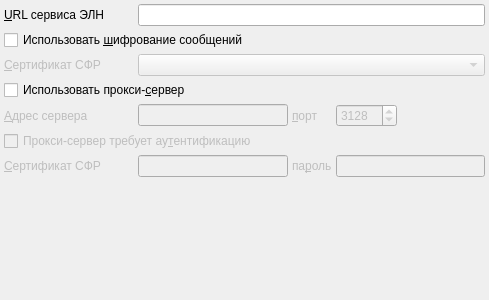
<?xml version="1.0" encoding="UTF-8"?>
<ui version="4.0">
 <class>fssPage</class>
 <widget class="QWidget" name="fssPage">
  <property name="geometry">
   <rect>
    <x>0</x>
    <y>0</y>
    <width>489</width>
    <height>300</height>
   </rect>
  </property>
  <property name="windowTitle">
   <string>Доступ к сервису СФР</string>
  </property>
  <property name="toolTip">
   <string>Настройки доступа к сервисам СФР</string>
  </property>
  <layout class="QGridLayout" name="gridLayout">
   <property name="margin">
    <number>4</number>
   </property>
   <property name="spacing">
    <number>4</number>
   </property>
   <item row="6" column="0">
    <widget class="QLabel" name="lblProxyLogin">
     <property name="enabled">
      <bool>false</bool>
     </property>
     <property name="text">
      <string>&amp;Сертификат СФР</string>
     </property>
     <property name="buddy">
      <cstring>edtProxyLogin</cstring>
     </property>
    </widget>
   </item>
   <item row="6" column="3">
    <widget class="QLineEdit" name="edtProxyPassword">
     <property name="enabled">
      <bool>false</bool>
     </property>
    </widget>
   </item>
   <item row="4" column="1">
    <widget class="QLineEdit" name="edtProxyAddress">
     <property name="enabled">
      <bool>false</bool>
     </property>
    </widget>
   </item>
   <item row="4" column="2">
    <widget class="QLabel" name="lblProxyPort">
     <property name="enabled">
      <bool>false</bool>
     </property>
     <property name="text">
      <string>&amp;порт</string>
     </property>
     <property name="buddy">
      <cstring>edtProxyPort</cstring>
     </property>
    </widget>
   </item>
   <item row="6" column="1">
    <widget class="QLineEdit" name="edtProxyLogin">
     <property name="enabled">
      <bool>false</bool>
     </property>
    </widget>
   </item>
   <item row="4" column="3">
    <widget class="QSpinBox" name="edtProxyPort">
     <property name="enabled">
      <bool>false</bool>
     </property>
     <property name="sizePolicy">
      <sizepolicy hsizetype="Maximum" vsizetype="Fixed">
       <horstretch>0</horstretch>
       <verstretch>0</verstretch>
      </sizepolicy>
     </property>
     <property name="minimum">
      <number>0</number>
     </property>
     <property name="maximum">
      <number>65535</number>
     </property>
     <property name="value">
      <number>3128</number>
     </property>
    </widget>
   </item>
   <item row="0" column="0">
    <widget class="QLabel" name="lblServiceUrl">
     <property name="sizePolicy">
      <sizepolicy hsizetype="Maximum" vsizetype="Preferred">
       <horstretch>0</horstretch>
       <verstretch>0</verstretch>
      </sizepolicy>
     </property>
     <property name="minimumSize">
      <size>
       <width>130</width>
       <height>0</height>
      </size>
     </property>
     <property name="text">
      <string>&amp;URL сервиса ЭЛН</string>
     </property>
     <property name="buddy">
      <cstring>edtServiceUrl</cstring>
     </property>
    </widget>
   </item>
   <item row="2" column="1" colspan="3">
    <widget class="CCertComboBox" name="cmbFssCert">
     <property name="enabled">
      <bool>false</bool>
     </property>
     <property name="sizePolicy">
      <sizepolicy hsizetype="Ignored" vsizetype="Fixed">
       <horstretch>0</horstretch>
       <verstretch>0</verstretch>
      </sizepolicy>
     </property>
    </widget>
   </item>
   <item row="6" column="2">
    <widget class="QLabel" name="lblProxyPassword">
     <property name="enabled">
      <bool>false</bool>
     </property>
     <property name="text">
      <string>па&amp;роль</string>
     </property>
     <property name="buddy">
      <cstring>edtProxyPassword</cstring>
     </property>
    </widget>
   </item>
   <item row="7" column="0">
    <spacer name="verticalSpacertCryptography">
     <property name="orientation">
      <enum>Qt::Vertical</enum>
     </property>
     <property name="sizeHint" stdset="0">
      <size>
       <width>129</width>
       <height>218</height>
      </size>
     </property>
    </spacer>
   </item>
   <item row="3" column="0" colspan="4">
    <widget class="QCheckBox" name="chkUseProxy">
     <property name="text">
      <string>Использовать прокси-&amp;сервер</string>
     </property>
    </widget>
   </item>
   <item row="1" column="0" colspan="4">
    <widget class="QCheckBox" name="chkUseEncryption">
     <property name="text">
      <string>Использовать &amp;шифрование сообщений</string>
     </property>
    </widget>
   </item>
   <item row="2" column="0">
    <widget class="QLabel" name="lblFssCert">
     <property name="enabled">
      <bool>false</bool>
     </property>
     <property name="text">
      <string>&amp;Сертификат СФР</string>
     </property>
     <property name="buddy">
      <cstring>cmbFssCert</cstring>
     </property>
    </widget>
   </item>
   <item row="0" column="1" colspan="3">
    <widget class="QLineEdit" name="edtServiceUrl"/>
   </item>
   <item row="4" column="0">
    <widget class="QLabel" name="lblProxyAddress">
     <property name="enabled">
      <bool>false</bool>
     </property>
     <property name="text">
      <string>&amp;Адрес сервера</string>
     </property>
     <property name="buddy">
      <cstring>edtProxyAddress</cstring>
     </property>
    </widget>
   </item>
   <item row="5" column="0" colspan="4">
    <widget class="QCheckBox" name="chkProxyUseAuth">
     <property name="enabled">
      <bool>false</bool>
     </property>
     <property name="text">
      <string>Прокси-сервер требует ау&amp;тентификацию</string>
     </property>
    </widget>
   </item>
  </layout>
 </widget>
 <customwidgets>
  <customwidget>
   <class>CCertComboBox</class>
   <extends>QComboBox</extends>
   <header location="global">library/CertComboBox</header>
  </customwidget>
 </customwidgets>
 <tabstops>
  <tabstop>edtServiceUrl</tabstop>
  <tabstop>chkUseEncryption</tabstop>
  <tabstop>cmbFssCert</tabstop>
  <tabstop>chkUseProxy</tabstop>
  <tabstop>edtProxyAddress</tabstop>
  <tabstop>edtProxyPort</tabstop>
  <tabstop>chkProxyUseAuth</tabstop>
  <tabstop>edtProxyLogin</tabstop>
  <tabstop>edtProxyPassword</tabstop>
 </tabstops>
 <resources/>
 <connections>
  <connection>
   <sender>chkUseEncryption</sender>
   <signal>toggled(bool)</signal>
   <receiver>lblFssCert</receiver>
   <slot>setEnabled(bool)</slot>
   <hints>
    <hint type="sourcelabel">
     <x>27</x>
     <y>36</y>
    </hint>
    <hint type="destinationlabel">
     <x>26</x>
     <y>50</y>
    </hint>
   </hints>
  </connection>
  <connection>
   <sender>chkUseEncryption</sender>
   <signal>toggled(bool)</signal>
   <receiver>cmbFssCert</receiver>
   <slot>setEnabled(bool)</slot>
   <hints>
    <hint type="sourcelabel">
     <x>165</x>
     <y>37</y>
    </hint>
    <hint type="destinationlabel">
     <x>167</x>
     <y>50</y>
    </hint>
   </hints>
  </connection>
 </connections>
</ui>
